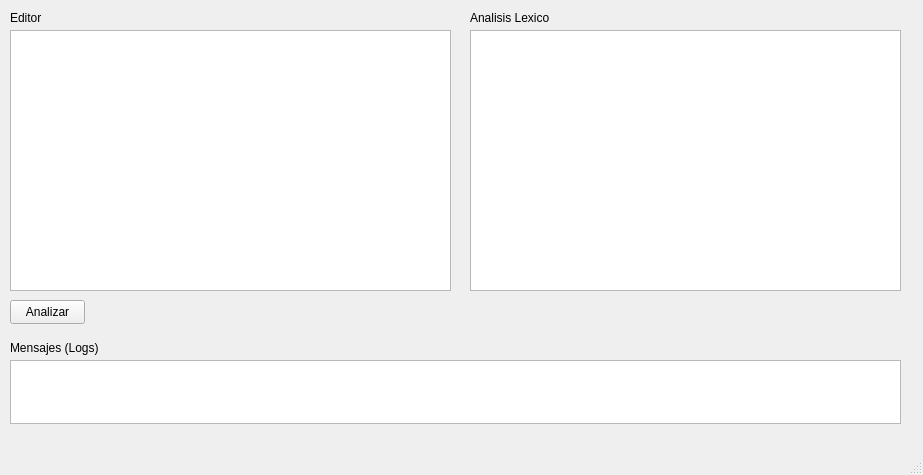
<?xml version="1.0" encoding="UTF-8"?>
<ui version="4.0">
 <class>MainWindow</class>
 <widget class="QMainWindow" name="MainWindow">
  <property name="geometry">
   <rect>
    <x>0</x>
    <y>0</y>
    <width>923</width>
    <height>475</height>
   </rect>
  </property>
  <property name="windowTitle">
   <string>MainWindow</string>
  </property>
  <widget class="QWidget" name="centralwidget">
   <widget class="QPlainTextEdit" name="input_code">
    <property name="geometry">
     <rect>
      <x>10</x>
      <y>30</y>
      <width>441</width>
      <height>261</height>
     </rect>
    </property>
    <property name="cursorWidth">
     <number>1</number>
    </property>
   </widget>
   <widget class="QPushButton" name="button_compile">
    <property name="geometry">
     <rect>
      <x>10</x>
      <y>300</y>
      <width>75</width>
      <height>24</height>
     </rect>
    </property>
    <property name="text">
     <string>Analizar</string>
    </property>
   </widget>
   <widget class="QPlainTextEdit" name="output_messages">
    <property name="enabled">
     <bool>true</bool>
    </property>
    <property name="geometry">
     <rect>
      <x>10</x>
      <y>360</y>
      <width>891</width>
      <height>64</height>
     </rect>
    </property>
    <property name="readOnly">
     <bool>true</bool>
    </property>
    <property name="cursorWidth">
     <number>0</number>
    </property>
   </widget>
   <widget class="QLabel" name="label">
    <property name="geometry">
     <rect>
      <x>10</x>
      <y>340</y>
      <width>101</width>
      <height>16</height>
     </rect>
    </property>
    <property name="text">
     <string>Mensajes (Logs)</string>
    </property>
   </widget>
   <widget class="QLabel" name="label_2">
    <property name="geometry">
     <rect>
      <x>10</x>
      <y>10</y>
      <width>101</width>
      <height>16</height>
     </rect>
    </property>
    <property name="text">
     <string>Editor</string>
    </property>
   </widget>
   <widget class="QLabel" name="label_3">
    <property name="geometry">
     <rect>
      <x>470</x>
      <y>10</y>
      <width>101</width>
      <height>16</height>
     </rect>
    </property>
    <property name="text">
     <string>Analisis Lexico</string>
    </property>
   </widget>
   <widget class="QTableWidget" name="output_table_result">
    <property name="geometry">
     <rect>
      <x>470</x>
      <y>30</y>
      <width>431</width>
      <height>261</height>
     </rect>
    </property>
   </widget>
  </widget>
  <widget class="QMenuBar" name="menubar">
   <property name="geometry">
    <rect>
     <x>0</x>
     <y>0</y>
     <width>923</width>
     <height>33</height>
    </rect>
   </property>
  </widget>
  <widget class="QStatusBar" name="statusbar"/>
 </widget>
 <resources/>
 <connections/>
</ui>
